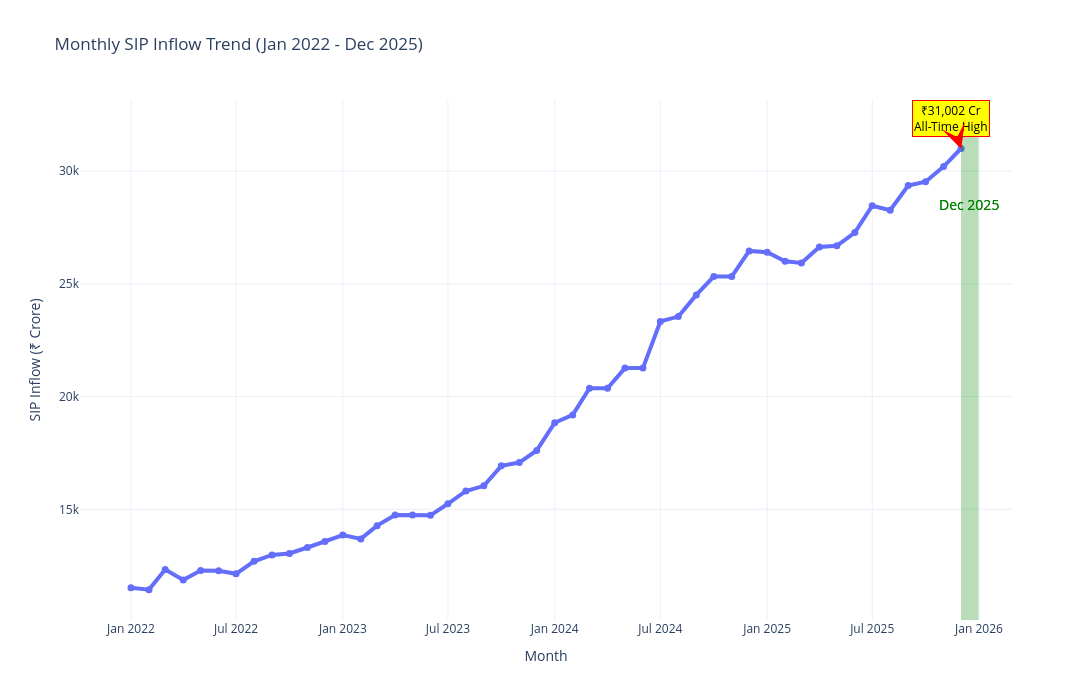

This figure's notebook cell:
### Code cell
fig.add_vrect(

    x0="2025-12-01",

    x1="2025-12-31",

    fillcolor="green",

    opacity=0.15,

    line_width=0

)

fig.add_annotation(

    x="2025-12-15",

    y=max(sip["sip_inflow_crore"])*0.92,

    text="Dec 2025",

    showarrow=False,

    font=dict(

        size=14,

        color="green"

    )

)

### Figure 1 — Plotly figure (JSON) as saved in the notebook; plotly's stock layout.template omitted (floating-point values rounded to 4 significant figures)
{"data": [{"hovertemplate": "month=%{x}<br>sip_inflow_crore=%{y}<extra></extra>", "legendgroup": "", "line": {"color": "#636efa", "dash": "solid", "width": 4}, "marker": {"size": 7, "symbol": "circle"}, "mode": "lines+markers", "name": "", "orientation": "v", "showlegend": false, "type": "scatter", "x": ["2022-01-01T00:00:00.000000", "2022-02-01T00:00:00.000000", "2022-03-01T00:00:00.000000", "2022-04-01T00:00:00.000000", "2022-05-01T00:00:00.000000", "2022-06-01T00:00:00.000000", "2022-07-01T00:00:00.000000", "2022-08-01T00:00:00.000000", "2022-09-01T00:00:00.000000", "2022-10-01T00:00:00.000000", "2022-11-01T00:00:00.000000", "2022-12-01T00:00:00.000000", "2023-01-01T00:00:00.000000", "2023-02-01T00:00:00.000000", "2023-03-01T00:00:00.000000", "2023-04-01T00:00:00.000000", "2023-05-01T00:00:00.000000", "2023-06-01T00:00:00.000000", "2023-07-01T00:00:00.000000", "2023-08-01T00:00:00.000000", "2023-09-01T00:00:00.000000", "2023-10-01T00:00:00.000000", "2023-11-01T00:00:00.000000", "2023-12-01T00:00:00.000000", "2024-01-01T00:00:00.000000", "2024-02-01T00:00:00.000000", "2024-03-01T00:00:00.000000", "2024-04-01T00:00:00.000000", "2024-05-01T00:00:00.000000", "2024-06-01T00:00:00.000000", "2024-07-01T00:00:00.000000", "2024-08-01T00:00:00.000000", "2024-09-01T00:00:00.000000", "2024-10-01T00:00:00.000000", "2024-11-01T00:00:00.000000", "2024-12-01T00:00:00.000000", "2025-01-01T00:00:00.000000", "2025-02-01T00:00:00.000000", "2025-03-01T00:00:00.000000", "2025-04-01T00:00:00.000000", "2025-05-01T00:00:00.000000", "2025-06-01T00:00:00.000000", "2025-07-01T00:00:00.000000", "2025-08-01T00:00:00.000000", "2025-09-01T00:00:00.000000", "2025-10-01T00:00:00.000000", "2025-11-01T00:00:00.000000", "2025-12-01T00:00:00.000000"], "xaxis": "x", "y": [11517, 11438, 12328, 11863, 12286, 12276, 12140, 12694, 12976, 13040, 13306, 13573, 13856, 13687, 14276, 14749, 14749, 14734, 15245, 15814, 16042, 16928, 17073, 17610, 18838, 19187, 20371, 20371, 21262, 21262, 23332, 23547, 24509, 25323, 25320, 26459, 26400, 25999, 25926, 26632, 26688, 27274, 28464, 28265, 29361, 29529, 30200, 31002], "yaxis": "y"}], "layout": {"annotations": [{"arrowcolor": "red", "arrowhead": 3, "arrowsize": 2, "arrowwidth": 2, "bgcolor": "yellow", "bordercolor": "red", "font": {"color": "black", "size": 12}, "showarrow": true, "text": "₹31,002 Cr<br>All-Time High", "x": "2025-12-01T00:00:00", "y": 31002}, {"font": {"color": "green", "size": 14}, "showarrow": false, "text": "Dec 2025", "x": "2025-12-15", "y": 28520.0}, {"arrowcolor": "red", "arrowhead": 3, "arrowsize": 2, "arrowwidth": 2, "bgcolor": "yellow", "bordercolor": "red", "font": {"color": "black", "size": 12}, "showarrow": true, "text": "₹31,002 Cr<br>All-Time High", "x": "2025-12-01", "y": 31002}, {"font": {"color": "green", "size": 14}, "showarrow": false, "text": "Dec 2025", "x": "2025-12-15", "y": 28520.0}], "height": 700, "hovermode": "x unified", "legend": {"tracegroupgap": 0}, "shapes": [{"fillcolor": "green", "line": {"width": 0}, "opacity": 0.15, "type": "rect", "x0": "2025-12-01", "x1": "2025-12-31", "xref": "x", "y0": 0, "y1": 1, "yref": "y domain"}, {"fillcolor": "green", "line": {"width": 0}, "opacity": 0.15, "type": "rect", "x0": "2025-12-01", "x1": "2025-12-31", "xref": "x", "y0": 0, "y1": 1, "yref": "y domain"}], "title": {"text": "Monthly SIP Inflow Trend (Jan 2022 - Dec 2025)"}, "width": 1400, "xaxis": {"anchor": "y", "domain": [0, 1], "title": {"text": "Month"}}, "yaxis": {"anchor": "x", "domain": [0, 1], "title": {"text": "SIP Inflow (₹ Crore)"}}}}
